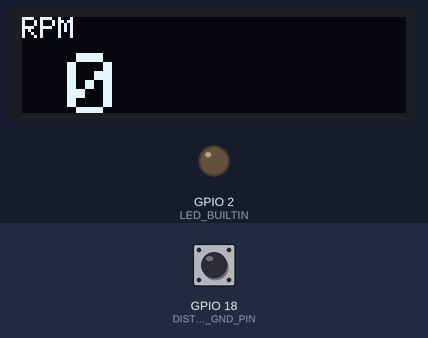
A sketch run on a simulated ESP32. On the bench: 128×32 one-colour display, output pins drawn as LEDs (lit = HIGH). The test bench sets the inputs (shaded band); at power-on: GPIO 18 (DISTRIBUIDOR_GND_PIN) HIGH. What the sketch prints to the serial monitor is not drawn.

Above: at 1.2 s.
1.3 s: GPIO 18 (DISTRIBUIDOR_GND_PIN) pulled LOW for 0.15 s
At 1.9 s:
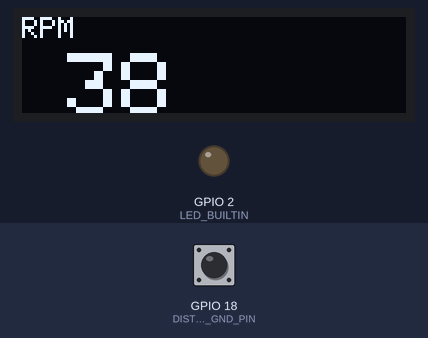
3.5 s: GPIO 18 (DISTRIBUIDOR_GND_PIN) pulled LOW for 1 s
At 4.9 s:
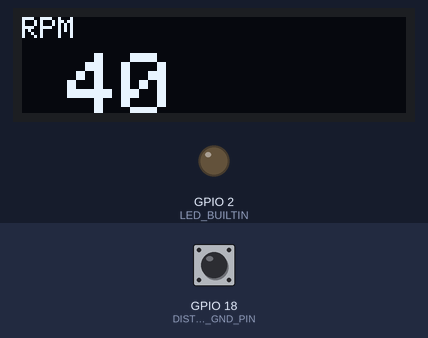
Timing chart, 0 to 6.5 s (numbered marks = the images above; inputs shaded):
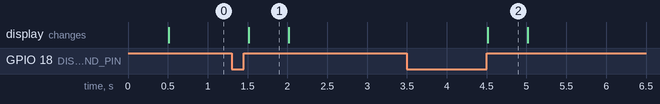

The sketch:

sensor_rpm.ino
```cpp
/* Leitura da RPM a partir do polo negativo da bobina
 *
 */

#include <SPI.h>
#include <Wire.h>
#include <Adafruit_GFX.h>
#include <Adafruit_SSD1306.h>


#define SCREEN_WIDTH 128 // OLED display width, in pixels
#define SCREEN_HEIGHT 32 // OLED display height, in pixels
#define OLED_RESET     4 // Reset pin # (or -1 if sharing Arduino reset pin)
Adafruit_SSD1306 display(SCREEN_WIDTH, SCREEN_HEIGHT, &Wire, OLED_RESET);


const short DISTRIBUIDOR_GND_PIN = 18;
const short INTERVALO_AMOSTRAGEM = 500;   // ms
const short CILINDROS = 6;
unsigned long distribuidorPulsos = 0;


// interrupção quando o distribuidor pulsa negativo
void IRAM_ATTR isr() {
  distribuidorPulsos++;
}


void setup() {
  // configura display
  if(!display.begin(SSD1306_SWITCHCAPVCC, 0x3C)) {
    Serial.println(F("SSD1306 allocation failed"));
  }
  display.cp437(true);
  display.setTextColor(SSD1306_WHITE);


  pinMode(LED_BUILTIN, OUTPUT);

  pinMode(DISTRIBUIDOR_GND_PIN, INPUT_PULLUP);

  attachInterrupt(DISTRIBUIDOR_GND_PIN, isr, RISING);

  Serial.begin(115200);
}


unsigned long int ultimaAmostra = 0;
unsigned long int ultimaPulsos = 0;
unsigned long int nAmostra = 0;

void loop() {
//  digitalWrite(LED_BUILTIN, HIGH); delay(250);
//  digitalWrite(LED_BUILTIN, LOW);  delay(250);

  if ((ultimaAmostra + INTERVALO_AMOSTRAGEM) <= millis()) {
    int pulsos = (distribuidorPulsos - ultimaPulsos);
    int rpm = 0;
    int intervalo = millis() - ultimaAmostra;
    nAmostra++;
    if ((pulsos != 0) && (intervalo != 0)) {
       rpm = 60000 * pulsos / intervalo / CILINDROS * 2;
    }

    Serial.printf("#%i   rpm = %i   pulsos = %u\n", nAmostra, rpm, pulsos);

    ultimaAmostra = millis();
    ultimaPulsos = distribuidorPulsos;

    displayRPM(rpm);
  }
}


void displayRPM(int rpm) {
  display.clearDisplay();

  display.setTextSize(1);
  display.setCursor(0, 0);
  display.print("RPM");

  display.setTextSize(3);
  display.setCursor(15, 12);
  display.printf("%i", rpm);

  display.display();
}
```

Measured:
- after the input at 1.3 s, the display: changes after 0.22 s (image 1)
- after the input at 3.5 s, the display: changes after 1.0 s (image 2)
- what the display in image 1 shows lasts 0.5 s, from 1.5 s to 2.0 s
